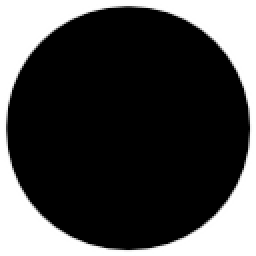
#> input picture data/02_round.png, 128 x 128 px (shown 2 times larger); its folder holds 4 pictures in this run
$ python generateIconFile.py
#> lines starting #> are read from the running program, lines starting #| are printed output that depends on the picture
#!/usr/bin/python2.7
import os,sys,zlib
from PIL import Image
import numpy as np

icons = [fn for fn in os.listdir("../data/") if fn.lower().endswith(".png")]
icons.sort()

icondata = []
pixels = 0
for fn in icons:
    fulln = os.path.join("../data/",fn)
    i = Image.open(fulln)
#> i is the input picture: PIL image 128x128 L; min 0, max 255, mean 72.6
    ia = np.fromstring(i.tostring(),dtype=np.uint8).reshape(128,128)
    icondata.append(ia)
    pixels += (ia.shape[0]*ia.shape[1])
#> pixels = 16384

nx = 128
#> nx = 128
ny = 128
availpixels = nx*ny
#> availpixels = 16384
while availpixels<pixels:
    nx*=2
    ny*=2
    availpixels = nx*ny

atlas = np.zeros(shape=(ny,nx),dtype=np.uint8)
x,y=0,0
for ia in icondata:
    if x+ia.shape[1]>atlas.shape[1]:
        y+=ia.shape[0]
        x=0
    atlas[y:y+ia.shape[0],x:x+ia.shape[1]] += (255-ia)
    x += ia.shape[1]
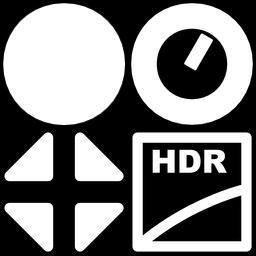
#> atlas: shape (256, 256); min 0, max 255, mean 127

file("../data/icons.z",'wb').write(zlib.compress(atlas.tostring()))
